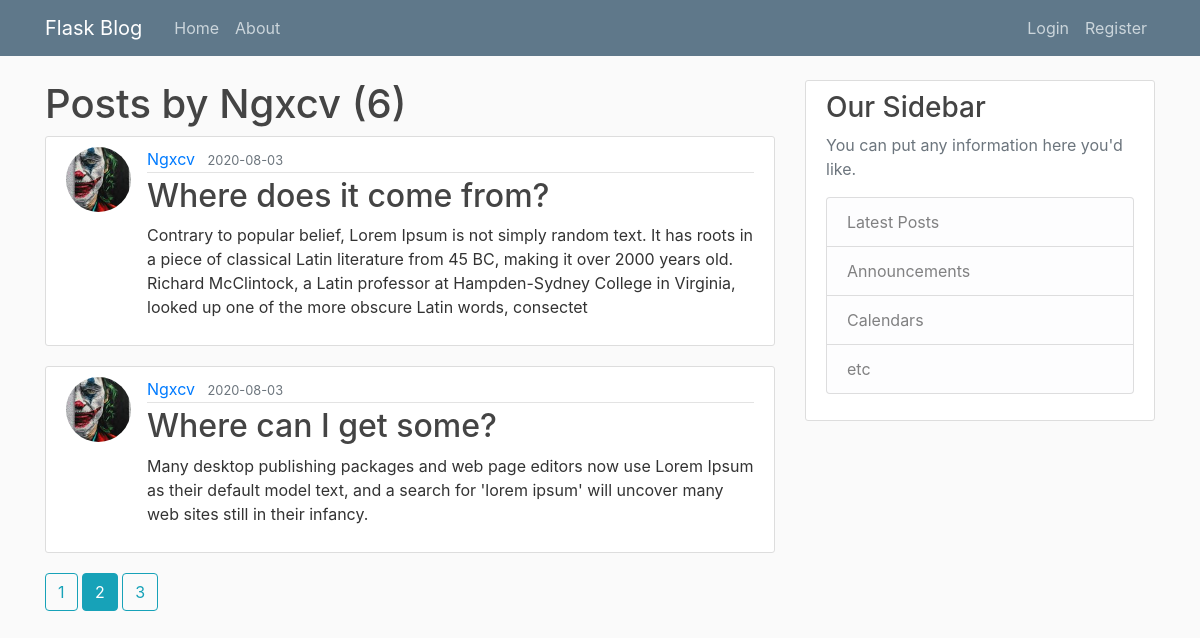
Screenshot of /user/Ngxcv?page=2 with the database file from the repository.
### flaskblog/models.py (models this page shows, shortened)
class User(db.Model, UserMixin):
    id = db.Column(db.Integer, primary_key=True)
    username = db.Column(db.String(20), nullable=False, unique=True)
    email = db.Column(db.String(120), nullable=False, unique=True)
    image_file = db.Column(db.String(20), nullable=False, default='default.jpg')
    password = db.Column(db.String(60), nullable=False)
    posts = db.relationship('Post', backref='author', lazy=True)

class Post(db.Model):
    id = db.Column(db.Integer, primary_key=True)
    title = db.Column(db.String(100), nullable=False)
    date_posted = db.Column(db.DateTime, nullable=False, default=datetime.utcnow)
    content = db.Column(db.Text, nullable=False)
    user_id = db.Column(db.Integer, db.ForeignKey('user.id'), nullable=False)

### flaskblog/users/routes.py (the view)
@users.route('/user/<string:username>')
def user_posts(username):
    page = request.args.get('page', 1, type=int)
    user = User.query.filter_by(username=username).first_or_404()
    posts = Post.query \
        .filter_by(author=user) \
        .order_by(Post.date_posted.desc()) \
        .paginate(page=page, per_page=2)
    return render_template('user_posts.html', posts=posts, user=user)

### flaskblog/templates/user_posts.html
{% extends "layout.html" %}
{% block content %}
    <h1 class="mb-">Posts by {{ user.username }} ({{ posts.total }})</h1>
    {% for post in posts.items %}
        <article class="media content-section">
            <img src="{{ url_for('static', filename='profil_pics/' + post.author.image_file) }}" class="rounded-circle article-img" alt="">
            <div class="media-body">
                    <div class="article-metadata">
                      <a class="mr-2" href="{{ url_for('users.user_posts', username=post.author.username) }}">{{ post.author.username }}</a>
                      <small class="text-muted">{{ post.date_posted.strftime('%Y-%m-%d') }}</small>
                </div>
                <h2><a class="article-title" href="{{ url_for('posts.post', post_id=post.id) }}">{{ post.title }}</a></h2>
                <p class="article-content">{{ post.content }}</p>
            </div>
        </article>
    {% endfor %}
    {% for page_num in posts.iter_pages(left_edge=1, right_edge=1, left_current=1, right_current=2) %}
        {% if page_num %}
            {% if posts.page == page_num %}
                <a class="btn btn-info mb-4" href="{{ url_for('users.user_posts', username=user.username, page=page_num) }}"> {{ page_num }}</a>
            {% else %}
                <a class="btn btn-outline-info mb-4" href="{{ url_for('users.user_posts', username=user.username, page=page_num) }}"> {{ page_num }}</a>
            {% endif %}
        {% else %}
            ...
        {% endif %}
    {% endfor %}
{% endblock content %}

### flaskblog/static/main.css (style rules this page uses)
body { background: #fafafa; color: #333333; margin-top: 5rem; }
h1, h2, h3, h4, h5, h6 { color: #444444; }
.content-section { background: #ffffff; padding: 10px 20px; border: 1px solid #dddddd; border-radius: 3px; margin-bottom: 20px; }
.article-title { color: #444444; }
.article-content { white-space: pre-line; }
.article-img { height: 65px; width: 65px; margin-right: 16px; }
.article-metadata { padding-bottom: 1px; margin-bottom: 4px; border-bottom: 1px solid #e3e3e3 }

### rows the page displays
User: username "Ngxcv"
Post: image_file (picture), author.username "Ngxcv", date_posted "2020-08-03", title "Where does it come from?", content "Contrary to popular belief, Lorem Ipsum is not simply random text. It has roots in a piece of classical Latin literature from 45 BC, making it over 2000 years old. Richard McClintock, a Latin professor at Hampden-Sydney College in Virginia, looked up one of the more obscure Latin words, consectet"
Post: image_file (picture), author.username "Ngxcv", date_posted "2020-08-03", title "Where can I get some?", content "Many desktop publishing packages and web page editors now use Lorem Ipsum as their default model text, and a search for 'lorem ipsum' will uncover many web sites still in their infancy."

### other values shown
{{ posts.total }} "6"
{{ page_num }} "1" "3"
{{ page_num }} "2"
